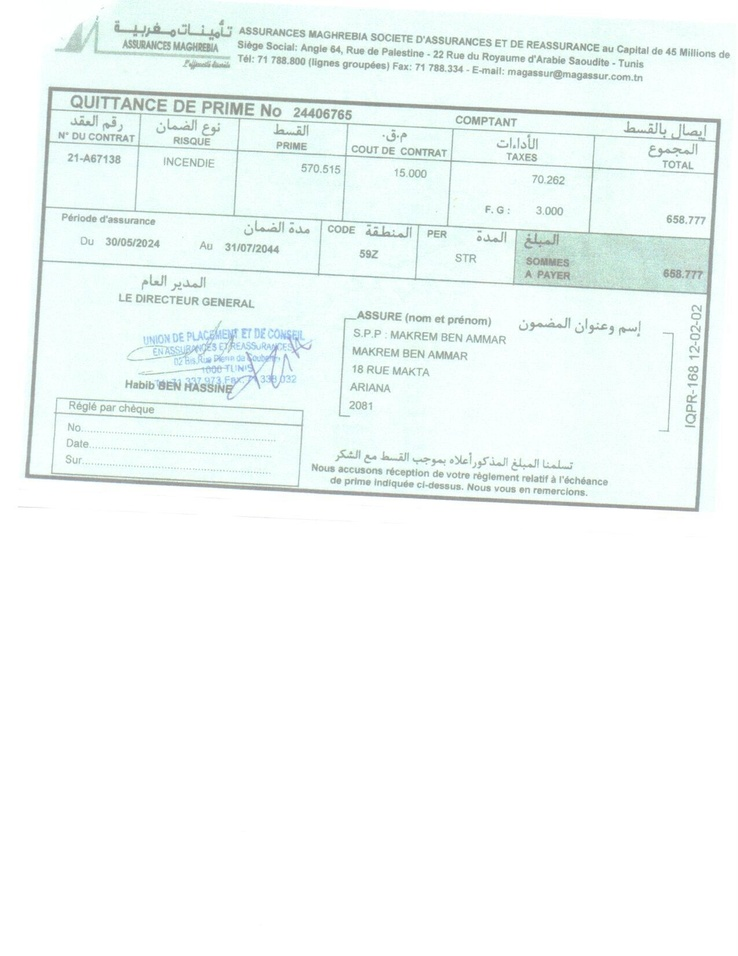
#> input picture preprocess/table_extractor/0_original.jpg, 738 x 956 px, shrunk from 1275 x 1650 before the run
$ python smart_box_picker.py
#> lines starting #> are read from the running program, lines starting #| are printed output that depends on the picture; after the words box and inside, x2 and y2 are one past the last pixel; in counts of white or black regions, pixels touching at a corner belong together
### TableExtractor.py
import cv2
import numpy as np
import os

class TableExtractor:

    def __init__(self, image_path):
        self.image_path = image_path

    def execute(self):
        self.image = cv2.imread(self.image_path)
        self.store_process_image("0_original.jpg", self.image)
        self.convert_image_to_grayscale()
        self.store_process_image("1_grayscaled.jpg", self.grayscale_image)
        self.threshold_image()
        self.store_process_image("3_thresholded.jpg", self.thresholded_image)
        self.invert_image()
        self.store_process_image("4_inverteded.jpg", self.inverted_image)
        self.dilate_image()
        self.store_process_image("5_dialateded.jpg", self.dilated_image)
        self.find_contours()
        self.store_process_image("6_all_contours.jpg", self.image_with_all_contours)
        self.filter_contours_and_leave_only_rectangles()
        self.store_process_image("7_only_rectangular_contours.jpg", self.image_with_only_rectangular_contours)
        self.find_largest_contour_by_area()
        self.store_process_image("8_contour_with_max_area.jpg", self.image_with_contour_with_max_area)
        self.order_points_in_the_contour_with_max_area()
        self.store_process_image("9_with_4_corner_points_plotted.jpg", self.image_with_points_plotted)
        self.calculate_new_width_and_height_of_image()
        self.apply_perspective_transform()
        self.store_process_image("10_perspective_corrected.jpg", self.perspective_corrected_image)
        self.add_10_percent_padding()
        self.store_process_image("11_perspective_corrected_with_padding.jpg", self.perspective_corrected_image_with_padding)
        return self.perspective_corrected_image_with_padding


    def convert_image_to_grayscale(self):
        self.grayscale_image = cv2.cvtColor(self.image, cv2.COLOR_BGR2GRAY)

    def blur_image(self):
        self.blurred_image = cv2.blur(self.grayscale_image, (5, 5))

    def threshold_image(self):
        self.thresholded_image = cv2.threshold(self.grayscale_image, 0, 255, cv2.THRESH_BINARY + cv2.THRESH_OTSU)[1]

    def invert_image(self):
        self.inverted_image = cv2.bitwise_not(self.thresholded_image)

    def dilate_image(self):
        kernel = cv2.getStructuringElement(cv2.MORPH_RECT, (2, 2))
        self.dilated_image = cv2.dilate(self.inverted_image, kernel, iterations=2)
        output_dir = "image"
        os.makedirs(output_dir, exist_ok=True)
        cv2.imwrite(os.path.join(output_dir, "dilateded.jpg"), self.dilated_image)
        print("Dilation applied and image saved")

    def find_contours(self):
        self.contours, self.hierarchy = cv2.findContours(self.dilated_image, cv2.RETR_TREE, cv2.CHAIN_APPROX_SIMPLE)
        self.image_with_all_contours = self.image.copy()
        cv2.drawContours(self.image_with_all_contours, self.contours, -1, (0, 255, 0), 3)

    def filter_contours_and_leave_only_rectangles(self):
        self.rectangular_contours = []
        min_area = 10000  # You may need to tune this value for your images
        for contour in self.contours:
            peri = cv2.arcLength(contour, True)
            approx = cv2.approxPolyDP(contour, 0.01 * peri, True)
            area = cv2.contourArea(contour)
            if len(approx) == 4 and area > min_area:
                self.rectangular_contours.append(approx)
        # Sort by area descending and keep only the largest contour (main table)
        if self.rectangular_contours:
            self.rectangular_contours = sorted(self.rectangular_contours, key=cv2.contourArea, reverse=True)
            self.rectangular_contours = [self.rectangular_contours[0]]
        self.image_with_only_rectangular_contours = self.image.copy()
        cv2.drawContours(self.image_with_only_rectangular_contours, self.rectangular_contours, -1, (0, 255, 0), 3)

    def find_largest_contour_by_area(self):
        max_area = 0
        self.contour_with_max_area = None
        for contour in self.rectangular_contours:
            area = cv2.contourArea(contour)
            if area > max_area:
                max_area = area
                self.contour_with_max_area = contour
        self.image_with_contour_with_max_area = self.image.copy()
        cv2.drawContours(self.image_with_contour_with_max_area, [self.contour_with_max_area], -1, (0, 255, 0), 3)

    def order_points_in_the_contour_with_max_area(self):
        self.contour_with_max_area_ordered = self.order_points(self.contour_with_max_area)
        self.image_with_points_plotted = self.image.copy()
        for point in self.contour_with_max_area_ordered:
            point_coordinates = (int(point[0]), int(point[1]))
            self.image_with_points_plotted = cv2.circle(self.image_with_points_plotted, point_coordinates, 10, (0, 0, 255), -1)

    def calculate_new_width_and_height_of_image(self):
        existing_image_width = self.image.shape[1]
        existing_image_width_reduced_by_10_percent = int(existing_image_width * 0.9)

        distance_between_top_left_and_top_right = self.calculateDistanceBetween2Points(self.contour_with_max_area_ordered[0], self.contour_with_max_area_ordered[1])
        distance_between_top_left_and_bottom_left = self.calculateDistanceBetween2Points(self.contour_with_max_area_ordered[0], self.contour_with_max_area_ordered[3])

        aspect_ratio = distance_between_top_left_and_bottom_left / distance_between_top_left_and_top_right

        self.new_image_width = existing_image_width_reduced_by_10_percent
        self.new_image_height = int(self.new_image_width * aspect_ratio)

    def apply_perspective_transform(self):
        pts1 = np.float32(self.contour_with_max_area_ordered)
        pts2 = np.float32([[0, 0], [self.new_image_width, 0], [self.new_image_width, self.new_image_height], [0, self.new_image_height]])
        matrix = cv2.getPerspectiveTransform(pts1, pts2)
        self.perspective_corrected_image = cv2.warpPerspective(self.image, matrix, (self.new_image_width, self.new_image_height))

    def add_10_percent_padding(self):
        image_height = self.image.shape[0]
        padding = int(image_height * 0.1)
        self.perspective_corrected_image_with_padding = cv2.copyMakeBorder(self.perspective_corrected_image, padding, padding, padding, padding, cv2.BORDER_CONSTANT, value=[255, 255, 255])

    def draw_contours(self):
        self.image_with_contours = self.image.copy()
        cv2.drawContours(self.image_with_contours,  [ self.contour_with_max_area ], -1, (0, 255, 0), 1)

    def calculateDistanceBetween2Points(self, p1, p2):
        dis = ((p2[0] - p1[0]) ** 2 + (p2[1] - p1[1]) ** 2) ** 0.5
        return dis

    def order_points(self, pts):
        # initialzie a list of coordinates that will be ordered
        # such that the first entry in the list is the top-left,
        # the second entry is the top-right, the third is the
        # bottom-right, and the fourth is the bottom-left
        pts = pts.reshape(4, 2)
        rect = np.zeros((4, 2), dtype="float32")

        # the top-left point will have the smallest sum, whereas
        # the bottom-right point will have the largest sum
        s = pts.sum(axis=1)
        rect[0] = pts[np.argmin(s)]
        rect[2] = pts[np.argmax(s)]

        # now, compute the difference between the points, the
        # top-right point will have the smallest difference,
        # whereas the bottom-left will have the largest difference
        diff = np.diff(pts, axis=1)
        rect[1] = pts[np.argmin(diff)]
        rect[3] = pts[np.argmax(diff)]

        # return the ordered coordinates
        return rect

    def store_process_image(self, file_name, image):
        path = "./process_images/table_extractor/" + file_name
        cv2.imwrite(path, image)


### smart_box_picker.py
import cv2
import json
import os
from TableExtractor import TableExtractor

class SmartBoxPicker:
    def __init__(self):
        self.coords = []
        self.field_names = []
        self.current_field = 0
        self.points = []
        self.image = None
        self.img_copy = None
        self.format_name = ""

    def load_image(self, image_path):
        """Load and preprocess image using TableExtractor"""
        print(f"Loading and preprocessing: {image_path}")
        table_extractor = TableExtractor(image_path)
        self.image = table_extractor.execute()
        self.img_copy = self.image.copy()
        print(f"Preprocessed image shape: {self.image.shape}")
        return self.image

    # [9 lines left out: function load_preprocessed_image, not called in this run]

    def get_field_names(self):
        """Get field names from user input"""
        print("Enter field names in order (one per line, empty line to finish):")
        self.field_names = []
        while True:
            name = input()
            if not name.strip():
                break
            self.field_names.append(name.strip())

        if not self.field_names:
            raise ValueError("No field names provided")

        print(f"Field names: {self.field_names}")

    def get_format_name(self):
        """Get format name from user"""
        self.format_name = input("Enter format name (e.g., 'format_1', 'carte_assurances', 'format_3'): ").strip()
        if not self.format_name:
            self.format_name = "new_format"
        print(f"Format name: {self.format_name}")

    # [74 lines left out: functions click_event, save_configuration, load_existing_configuration, not called in this run]

    def run(self):
        """Main method to run the box picker"""
        print("=== Smart Box Picker ===")
        print("1. Load original image and preprocess")
        print("2. Load already preprocessed image")
        print("3. Load existing configuration")

        choice = input("Select option (1-3): ").strip()

        if choice == "1":
            # Load and preprocess original image
            image_path = input("Enter image path: ").strip()
            if not os.path.exists(image_path):
                print(f"Image not found: {image_path}")
                return
            self.load_image(image_path)

        elif choice == "2":
            # Load preprocessed image
            preprocessed_path = input("Enter preprocessed image path: ").strip()
            if not os.path.exists(preprocessed_path):
                print(f"Image not found: {preprocessed_path}")
                return
            self.load_preprocessed_image(preprocessed_path)

        elif choice == "3":
            # Load existing configuration
            config_file = input("Enter configuration file path: ").strip()
            if not os.path.exists(config_file):
                print(f"Configuration file not found: {config_file}")
                return
            if self.load_existing_configuration(config_file):
                # Load the corresponding preprocessed image
                preprocessed_path = input("Enter preprocessed image path to visualize: ").strip()
                if os.path.exists(preprocessed_path):
                    self.load_preprocessed_image(preprocessed_path)
                    self.visualize_existing_config()
                    return
            return

        else:
            print("Invalid choice")
            return

        # Get format name and field names
        self.get_format_name()
        self.get_field_names()

        # Setup window and mouse callback
        cv2.namedWindow('Smart Box Picker', cv2.WINDOW_NORMAL)
        cv2.setMouseCallback('Smart Box Picker', self.click_event)

        # Show image
        cv2.imshow('Smart Box Picker', self.img_copy)
        print("Click top-left and bottom-right corners for each field.")
        print("Press 's' to save configuration, 'q' to quit without saving.")

        while True:
            key = cv2.waitKey(1) & 0xFF
            if key == ord('s'):
                self.save_configuration()
                break
            elif key == ord('q'):
                print("Quitting without saving")
                break
            elif key == 27:  # ESC key
                print("Quitting without saving")
                break

        cv2.destroyAllWindows()

    # [22 lines left out: function visualize_existing_config, not called in this run]

def main():
    picker = SmartBoxPicker()
    picker.run()
#> the answer given: 1
#> the answer given: preprocess/table_extractor/0_original.jpg
#> in execute, self.image is the input picture: shape (956, 738, 3); mean B, G, R 247.9, 249.2, 242.6
#> in dilate_image, `self.dilated_image = cv2.dilate(self.inverted_image, kernel, iteration..`:
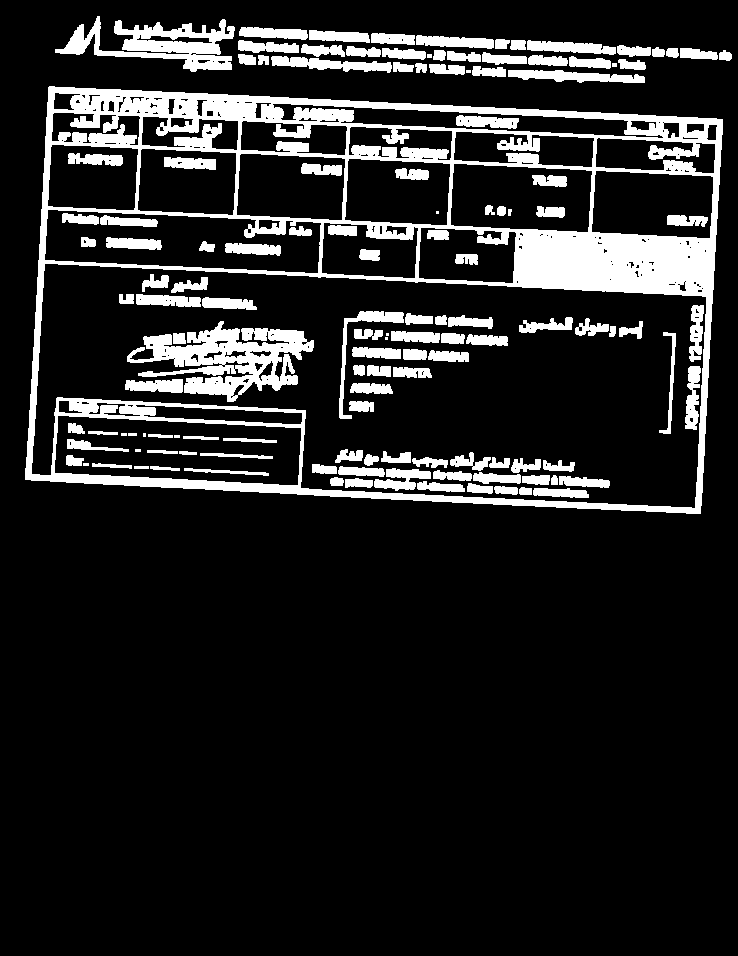
#> self.dilated_image: shape (956, 738); 14% white; 134 white regions (9 under 20 px)
#> in find_contours, `self.contours, self.hierarchy = cv2.findContours(self.dilated_image, c..`: self.contours = 351 contours, 169 with area under 20; largest, box (x1, y1, x2, y2) and area: (25, 86, 723, 514) 266620, (31, 263, 707, 509) 121591, (54, 415, 302, 486) 14145, (44, 209, 322, 274) 13498, (450, 163, 593, 233) 8686; self.hierarchy = 351 rows, first 6: [306, -1, 1, -1], [23, -1, 2, 0], [3, -1, -1, 1], [4, 2, -1, 1], [5, 3, -1, 1], [6, 4, -1, 1]
#> in find_contours, `cv2.drawContours(self.image_with_all_contours, self.contours, -1, (0, ..`:
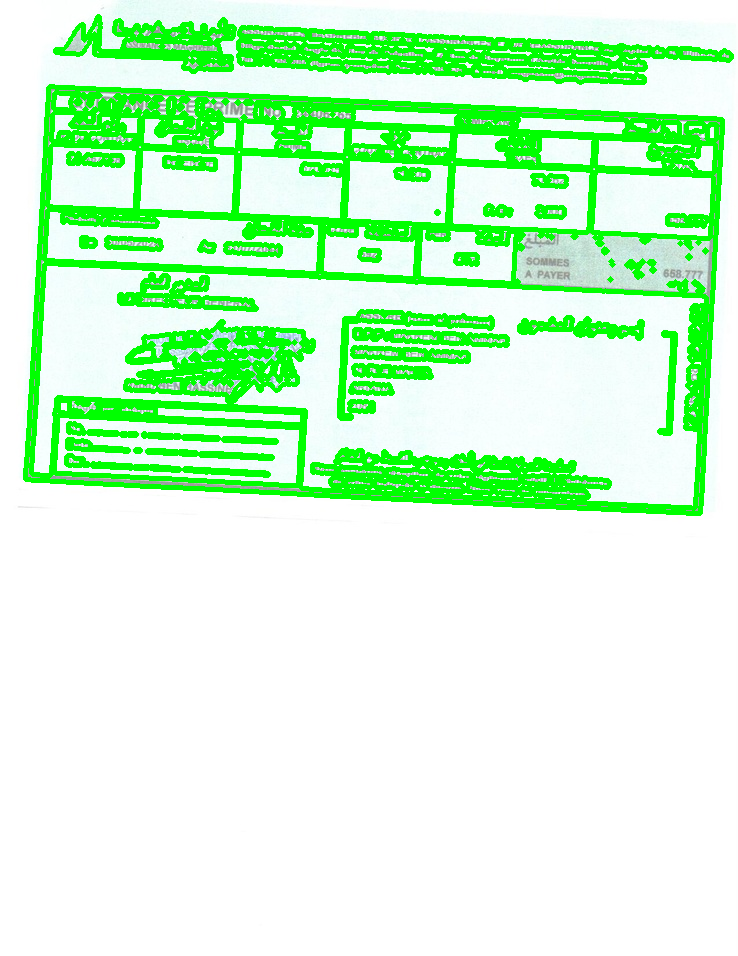
#> self.image_with_all_contours: shape (956, 738, 3); 17.53% of pixels changed, all inside (x1, y1, x2, y2) = (23, 14, 734, 516)
#> the loop in filter_contours_and_leave_only_rectangles, `for contour in self.contours:` made 351 passes
#> (peri, area) on passes 4, 6, 8: (63.66, 64), (86.49, 92), (51.9, 126.5)
#> after the loop in filter_contours_and_leave_only_rectangles, `for contour in self.contours:`: self.rectangular_contours = 2 contours; box (x1, y1, x2, y2) and area: (25, 87, 723, 514) 265821, (55, 416, 301, 485) 13873
#> in filter_contours_and_leave_only_rectangles, `self.rectangular_contours = [self.rectangular_contours[0]]`: self.rectangular_contours = [[[48, 87], [25, 479], [700, 513], [722, 119]]]
#> in filter_contours_and_leave_only_rectangles, `cv2.drawContours(self.image_with_only_rectangular_contours, self.recta..`:
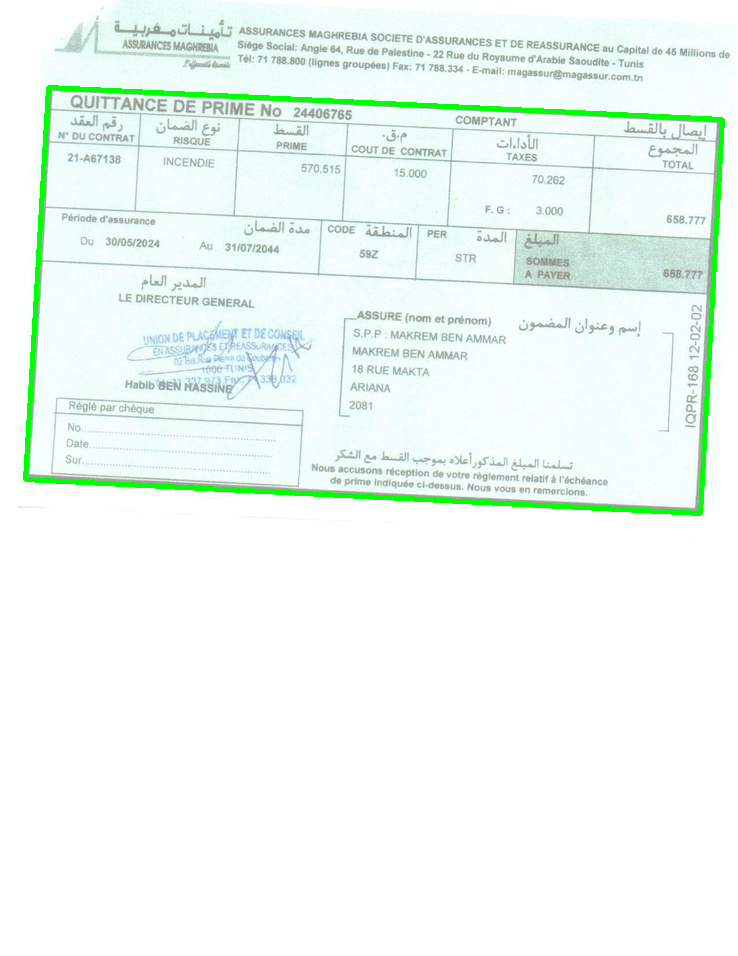
#> self.image_with_only_rectangular_contours: shape (956, 738, 3); 1.51% of pixels changed, all inside (x1, y1, x2, y2) = (23, 85, 725, 516)
#> the loop in find_largest_contour_by_area, `for contour in self.rectangular_contours:` made 1 pass
#> (area, max_area, self.contour_with_max_area) on pass 1: (265821, 265821, [[48, 87], [25, 479], [700, 513], [722, 119]])
#> after the loop in find_largest_contour_by_area, `for contour in self.rectangular_contours:`: max_area = 265821
#> in order_points, `pts = pts.reshape(4, 2)`: pts = [[48, 87], [25, 479], [700, 513], [722, 119]]
#> in order_points, `s = pts.sum(axis=1)`: s = [135, 504, 1213, 841]
#> in order_points, `diff = np.diff(pts, axis=1)`: diff = [39, 454, -187, -603]
#> in order_points_in_the_contour_with_max_area, `self.contour_with_max_area_ordered = self.order_points(self.contour_wi..`: self.contour_with_max_area_ordered = [[48, 87], [722, 119], [700, 513], [25, 479]]
#> the loop in order_points_in_the_contour_with_max_area, `for point in self.contour_with_max_area_ordered:` made 4 passes
#> after the loop in order_points_in_the_contour_with_max_area, `for point in self.contour_with_max_area_ordered:`:
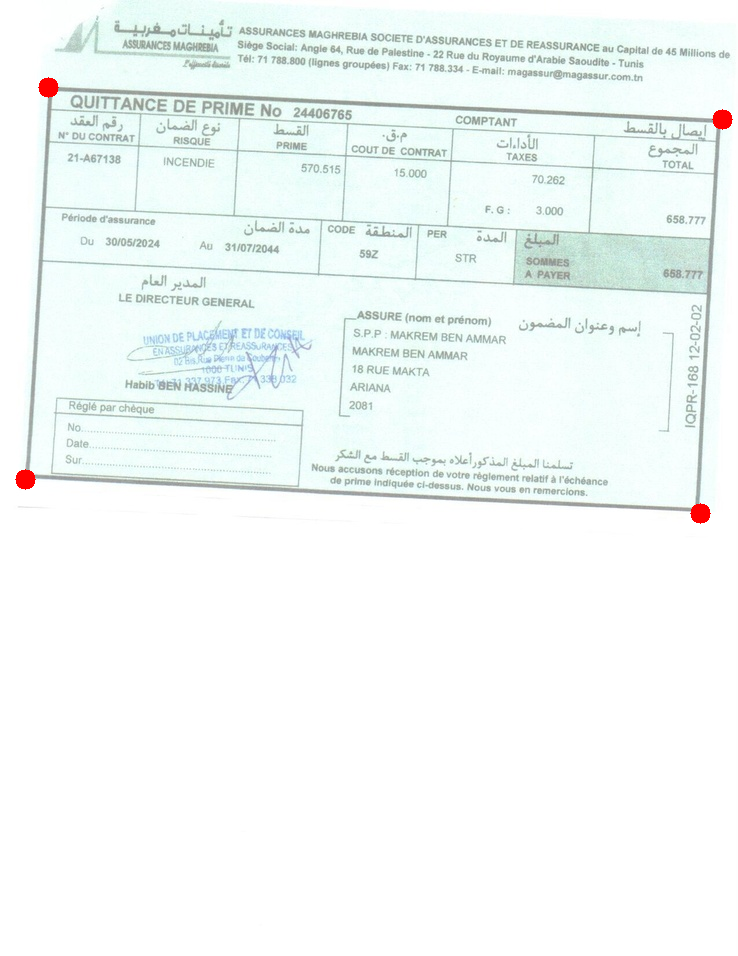
#> self.image_with_points_plotted: shape (956, 738, 3); mean B, G, R 247.5, 248.8, 242.6
#> in calculateDistanceBetween2Points, `dis = ((p2[0] - p1[0]) ** 2 + (p2[1] - p1[1]) ** 2) ** 0.5`: dis = 674.8
#> in calculate_new_width_and_height_of_image, `distance_between_top_left_and_bottom_left = self.calculateDistanceBetw..`: distance_between_top_left_and_bottom_left = 392.7
#> in calculate_new_width_and_height_of_image, `aspect_ratio = distance_between_top_left_and_bottom_left / distance_be..`: aspect_ratio = 0.582
#> in calculate_new_width_and_height_of_image, `self.new_image_height = int(self.new_image_width * aspect_ratio)`: self.new_image_height = 386
#> in apply_perspective_transform, `pts1 = np.float32(self.contour_with_max_area_ordered)`: pts1 = [[48, 87], [722, 119], [700, 513], [25, 479]]
#> in apply_perspective_transform, `pts2 = np.float32([[0, 0], [self.new_image_width, 0], [self.new_image_..`: pts2 = [[0, 0], [664, 0], [664, 386], [0, 386]]
#> in apply_perspective_transform, `matrix = cv2.getPerspectiveTransform(pts1, pts2)`: matrix = [[0.988, 0.058, -52.47], [-0.0467, 0.984, -83.39], [7.14e-06, 4.62e-06, 1]]
#> in add_10_percent_padding, `self.perspective_corrected_image_with_padding = cv2.copyMakeBorder(sel..`:
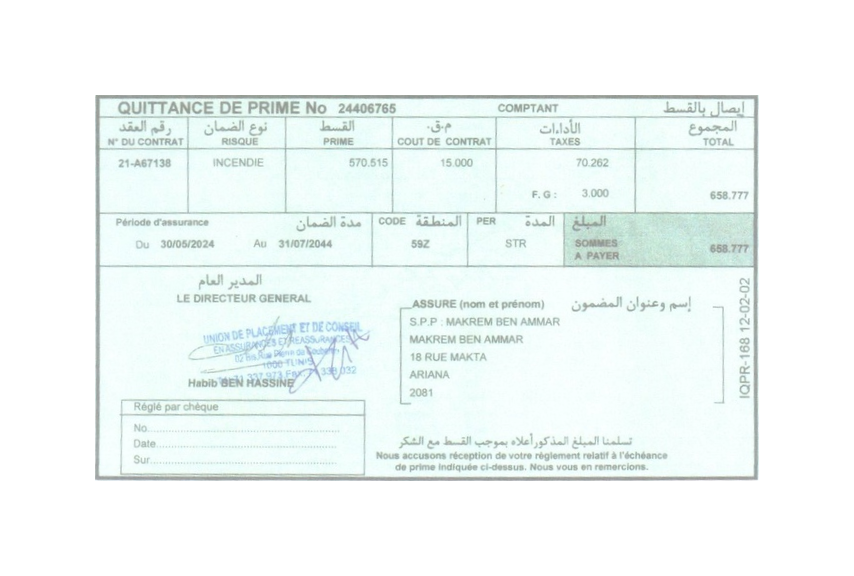
#> self.perspective_corrected_image_with_padding: shape (576, 854, 3); mean B, G, R 247.2, 248.5, 241.3
#| Preprocessed image shape: (576, 854, 3)
#> the answer given: preprocess/table_extractor/1_grayscaled.jpg
#> the loop in get_field_names, `while True:` made 2 passes; the answer given on pass 1: preprocess/table_extractor/3_thresholded.jpg
#> (key q is pressed here)

if __name__ == "__main__":
    main()
